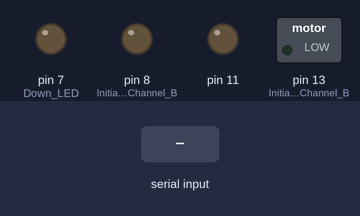
A sketch run on a simulated Arduino Uno, built with avr-gcc and run on an emulated ATmega328P. Shown: switched loads named in the sketch (green lamp = pin HIGH), output pins drawn as LEDs (lit = HIGH). The inputs (shaded band) are chosen by the test bench.

Above: at 1.2 s.
1.3 s: "f" received over Serial
At 1.9 s:
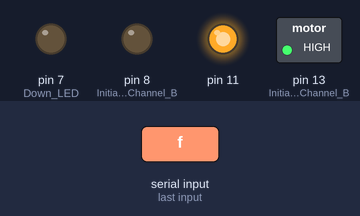
2.8 s: "b" received over Serial
At 4.0 s:
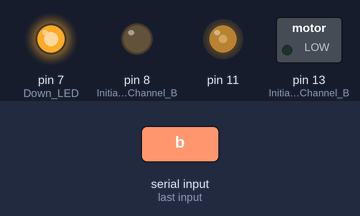
4.3 s: "t" received over Serial
At 5.3 s:
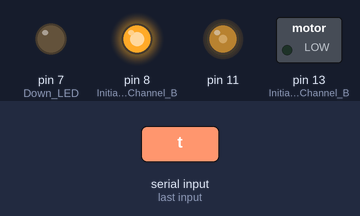
5.8 s: "f" received over Serial
At 6.5 s:
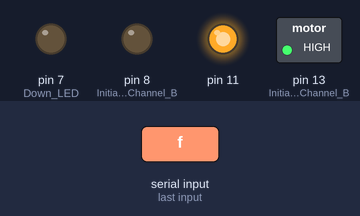
7.3 s: "t" received over Serial
At 7.6 s:
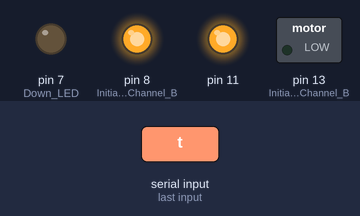
Timing chart, 0 to 9.8 s (numbered marks = the images above; inputs shaded):
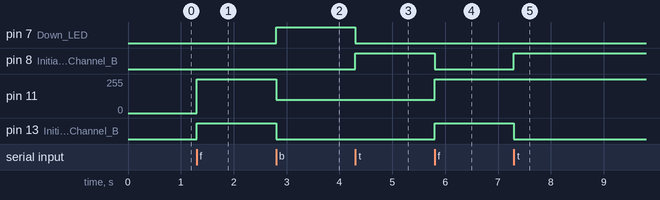

The sketch:

curtain_dc_android.ino
```cpp
char varVal;
void setup() {
  //Setup Channel B
  pinMode(13, OUTPUT); //Initiates Motor Channel B pin
  pinMode(8, OUTPUT); //Initiates Brake Channel B pin
  pinMode (7, OUTPUT); // Down LED
  Serial.begin(9600); // Start serial communication at 115200bps
}

// UP @ full speed
void go_up() {
  digitalWrite(13, HIGH); //Establishes UP direction of Channel B
  analogWrite(11, 255); //Spins the motor on Channel B at full speed
  digitalWrite(8, LOW);
}

// DOWN @
void go_down()
{
  digitalWrite(13, LOW); //Establishes DOWN direction of Channel B
  analogWrite(11, 100); //Spins the motor on Channel B at full speed
  digitalWrite(8, LOW);
  digitalWrite(7, HIGH);
}

void stop_window(){
  digitalWrite(8, HIGH);
  digitalWrite(13, LOW);
  digitalWrite(7, LOW);
}

// Read serial port and perform command
void windowCommand()
{
  if (Serial.available())
  {
    varVal = Serial.read();
  }

  if (varVal == 'f')
  { // UP
    go_up();
  }
  else if (varVal == 'b')
  { // DOWN
    go_down();
  }
  else if (varVal == 't')
  { // Stop
    stop_window();
  }
}

void loop()
{
  windowCommand();
}
```

Measured:
- after the input at 1.3 s, pin 11: 0/255 → 255/255 at once; pin 13 (Initiates_Motor_Channel_B): LOW → HIGH at once
- after the input at 2.8 s, pin 7 (Down_LED): LOW → HIGH at once; pin 11: 255/255 → 100/255 at once; pin 13 (Initiates_Motor_Channel_B): HIGH → LOW at once
- after the input at 4.3 s, pin 7 (Down_LED): HIGH → LOW at once; pin 8 (Initiates_Brake_Channel_B): LOW → HIGH at once
- after the input at 5.8 s, pin 8 (Initiates_Brake_Channel_B): HIGH → LOW at once; pin 11: 100/255 → 255/255 at once; pin 13 (Initiates_Motor_Channel_B): LOW → HIGH at once
- after the input at 7.3 s, pin 8 (Initiates_Brake_Channel_B): LOW → HIGH at once; pin 13 (Initiates_Motor_Channel_B): HIGH → LOW at once
